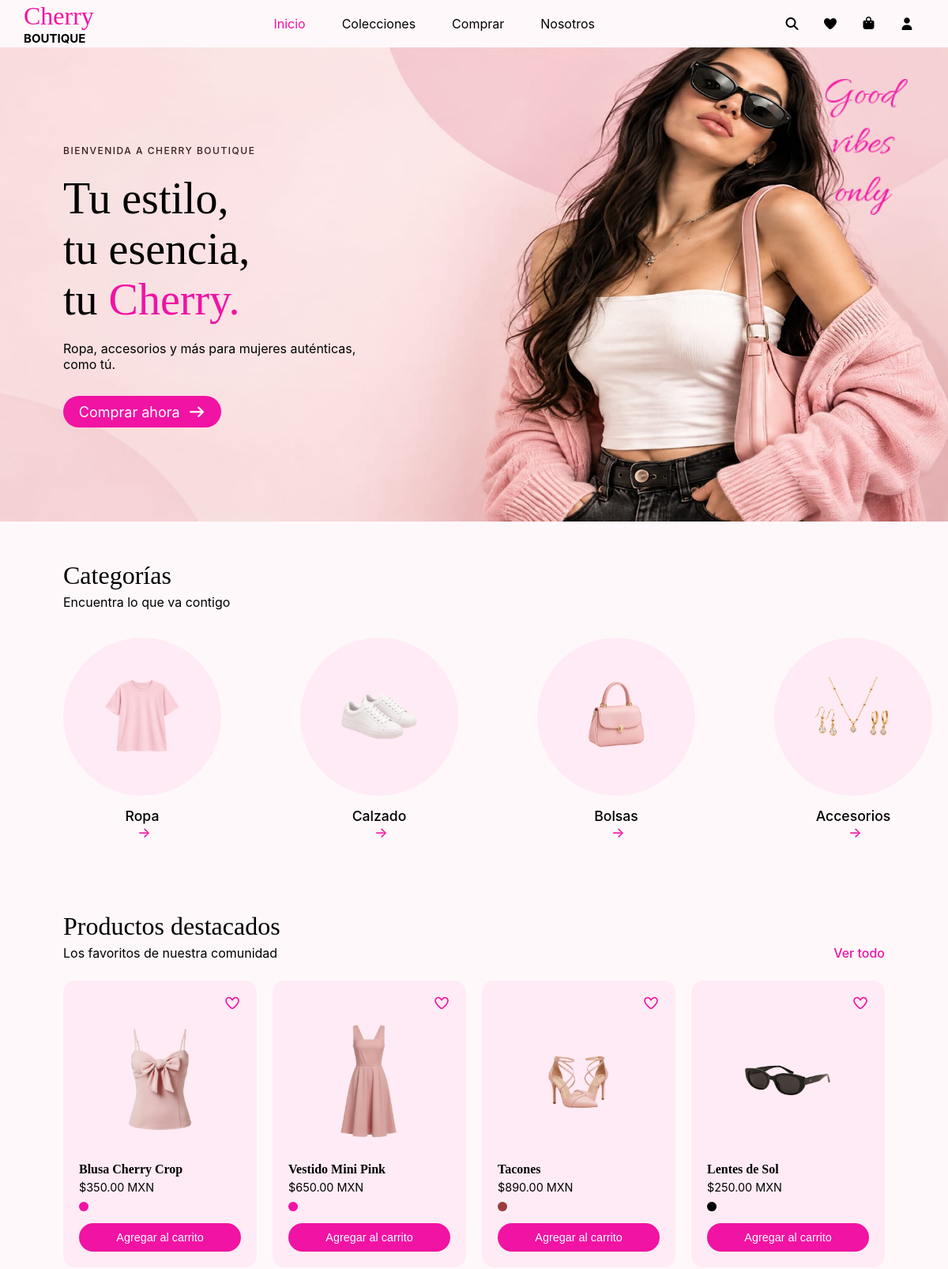
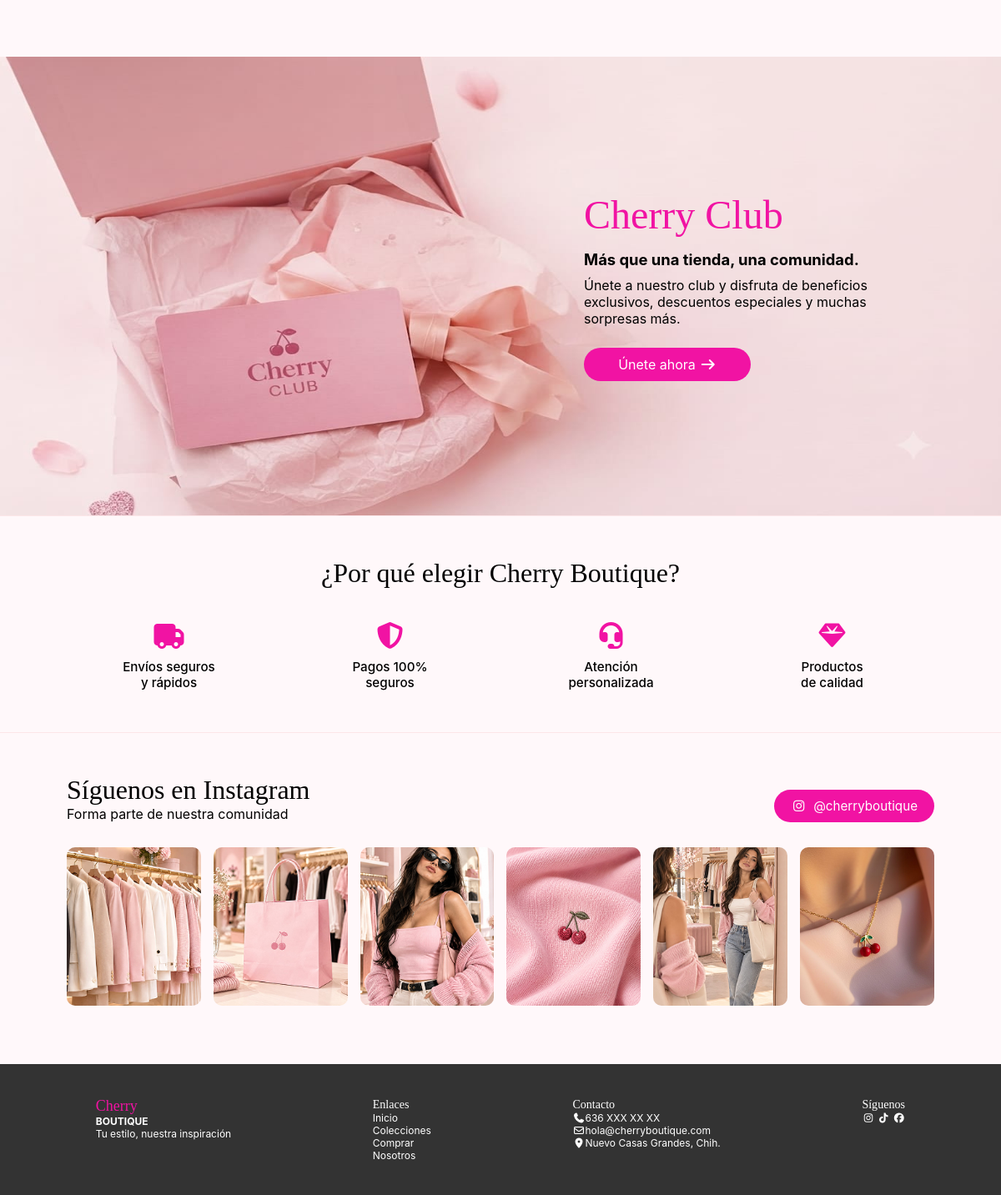
The page / on the database its author committed (2 pictures, top to bottom).
### tables this page shows
CREATE TABLE CATEGORIAS(
  ID_CATEGORIA     INT AUTO_INCREMENT PRIMARY KEY,
  NOMBRE_CATEGORIA VARCHAR(20),
  DESCRIPCION      VARCHAR(100)
);

CREATE TABLE PRODUCTOS(
  ID_PRODUCTO  INT AUTO_INCREMENT PRIMARY KEY,
  NOMBRE       VARCHAR(30),
  DESCRIPCION  VARCHAR(50),
  PRECIO       DECIMAL(10,2),
  EXISTENCIA   INT,
  COLOR        VARCHAR(15),
  TALLA        VARCHAR(5),
  ID_CATEGORIA INT,
  IMAGEN       VARCHAR(60) DEFAULT NULL,   
  DESTACADO    TINYINT(1)  DEFAULT 0      
);

### php/seguridad.php (called while the page is built, shortened)
<?php
require_once __DIR__ . "/funciones.php";
function estaLogueado(){ return isset($_SESSION['userData']); }

### php/funciones.php (called while the page is built, shortened)
<?php
function e($txt)
{
    return htmlspecialchars((string) $txt, ENT_QUOTES, 'UTF-8');
}
function dinero($n)
{
    return '$' . number_format((float) $n, 2) . ' MXN';
}
function claseColorInicio($color)
{
    $mapa = ['rosa' => 'puntorosaosc', 'rojo' => 'puntocafe', 'guinda' => 'puntocafe', 'negro' => 'puntonegro', 'blanco' => 'puntoblanco', 'cafe' => 'puntocafe', 'beige' => 'puntorosacla'];
    return $mapa[strtolower(trim($color))] ?? 'puntorosacla';
}

### index.php (the view, shortened to what this page needs)
<?php session_start();
include "./php/conexion.php";
include "./php/seguridad.php";
?>
<!DOCTYPE html>
<html lang="es">
<head>
    <link rel="stylesheet" href="https://cdnjs.cloudflare.com/ajax/libs/font-awesome/7.3.1/css/all.css"
>
    <link rel="stylesheet" href="./css/styles.css">
    <link rel="stylesheet" href="./css/media_querys.css">
    <link rel="stylesheet" href="./css/extra.css">
</head>
<body>
    <header>
        <div class="titulo">
            <h2 class="cherry rosa">Cherry</h2>
            <h4 class="boutique">BOUTIQUE</h4>
        </div>
        <div class="menu">
            <nav>
                <ul class="menu2">
                    <li class="rosa m1"><a href="index.php">Inicio</a></li>
                    <li class="m1"><a href="index2.php">Colecciones</a></li>
                    <li class="m1"><a href="index3.php">Comprar</a></li>
                    <li class="m1"><a href="index4.php">Nosotros</a></li>
                </ul>
            </nav>
        </div>
        <div class="iconos">
            <a href="index2.php" aria-label="Buscar productos"><i class="fa fa-magnifying-glass ic negro"></i></a>
            <a href="index2.php" aria-label="Ver favoritos"><i class="fa fa-heart ic negro"></i></a>
            <a href="index3.php" aria-label="Ver carrito"><i class="fa fa-bag-shopping ic negro"></i></a>
            <?php if (estaLogueado()) { ?>
                <a href="dash.php" aria-label="Mi cuenta" title="<?php echo e($_SESSION['userData']['name']); ?>"><i
                        class="fa fa-user ic negro"></i></a>
                <a href="php/logout.php" aria-label="Cerrar sesión" title="Cerrar sesión"><i
                        class="fa fa-right-from-bracket ic negro"></i></a>
            <?php } else { ?>
                <a href="login.php" aria-label="Iniciar sesión" title="Iniciar sesión"><i
                        class="fa fa-user ic negro"></i></a>
            <?php } ?>
        </div>
    </header>
    <section id="inicio">
        <main class="ini">
            <div class="inicont">
                <span class="sub">BIENVENIDA A CHERRY BOUTIQUE</span>
                <h1 class="tit">
                    Tu estilo,<br>
                    tu esencia,<br>
                    tu <span class="resaltar">Cherry.</span>
                </h1>
                <p class="descrip">
                    Ropa, accesorios y más para mujeres auténticas, <br>como tú.
                </p>
                <a href="index2.php" class="btncomprar">Comprar ahora<i class="fa fa-arrow-right"></i></a>
            </div>
            <div class="imgini">
                <img src="./img/Goodvibesonly.png" alt="Good vibes only" class="gvo">
            </div>
        </main>
    </section>
    <section id="categorias2">
        <h2 class="titsec">Categorías</h2>
        <p class="subsec">Encuentra lo que va contigo</p>
        <div class="gcat">
            <?php
            $imgCat = [1 => 'blu1.png', 2 => 'te1.png', 3 => 'bol1.png', 4 => 'acc1.png'];
            $rc = $conexion->query("SELECT ID_CATEGORIA, NOMBRE_CATEGORIA FROM CATEGORIAS WHERE ID_CATEGORIA <= 4 ORDER BY ID_CATEGORIA");
            while ($c = $rc->fetch_assoc()) { ?>
                <a href="index2.php?cat[]=<?php echo $c['ID_CATEGORIA']; ?>" class="catcarta">
                    <div class="circat">
                        <img src="./img/<?php echo $imgCat[$c['ID_CATEGORIA']] ?? 'blu1.png'; ?>"
                            alt="<?php echo e($c['NOMBRE_CATEGORIA']); ?> ">
                    </div>
                    <p><?php echo e($c['NOMBRE_CATEGORIA']); ?> <span class="flecha">→</span></p>
                </a>
            <?php } ?>
        </div>
    </section>
    <section id="destacados">
        <div class="encdes">
            <div>
                <h2 class="titsec">Productos destacados</h2>
                <p class="subsecc">Los favoritos de nuestra comunidad</p>
            </div>
            <a href="index2.php" class="vertodo">Ver todo</a>
        </div>
        <div class="gdest">
            <?php
            $rd = $conexion->query("SELECT * FROM PRODUCTOS WHERE DESTACADO = 1 ORDER BY ID_PRODUCTO LIMIT 4");
            while ($p = $rd->fetch_assoc()) { ?>
                <div class="prodcard">
                    <i class="fa-regular fa-heart cz"></i>
                    <img src="./img/<?php echo e($p['IMAGEN']); ?>" alt="<?php echo e($p['NOMBRE']); ?>" class="imgprod">
                    <h3 class="prodnom"><?php echo e($p['NOMBRE']); ?> </h3>
                    <p class="prodpre"><?php echo dinero($p['PRECIO']); ?> </p>
                    <div class="colores">
                        <span class="<?php echo claseColorInicio($p['COLOR']); ?>"></span>
                    </div>
                    <button class="btncarrito" type="button" onclick="location='index3.php'">Agregar al carrito</button>
                </div>
            <?php } ?>
        </div>
    </section>
    <section id="club">
        <div class="ut">
            <h2 class="cherryrosa">Cherry Club</h2>
            <p class="texp">Más que una tienda, una comunidad.</p>
            <p class="texs">Únete a nuestro club y disfruta de beneficios <br>
                exclusivos, descuentos especiales y muchas<br>
                sorpresas más.
            </p>
            <a href="index4.php" class="btnunir">Únete ahora<i class="fa fa-arrow-right"></i></a>
        </div>
    </section>
    <section id="benef">
        <h2 class="titsec">¿Por qué elegir Cherry Boutique?</h2>
        <div class="gbenef">
            <div class="benefit">
                <i class="fa fa-truck"></i>
                <p>Envíos seguros <br>y rápidos</p>
            </div>
            <div class="benefit">
                <i class="fa fa-shield-halved"></i>
                <p>Pagos 100% <br>seguros</p>
            </div>
            <div class="benefit">
                <i class="fa fa-headset"></i>
                <p>Atención <br> personalizada</p>
            </div>
            <div class="benefit">
                <i class="fa fa-gem"></i>
                <p>Productos <br> de calidad</p>
            </div>
        </div>
    </section>
    <section id="insta">
        <div class="titinsta">
            <div>
                <h2 class="titsecins">Síguenos en Instagram</h2>
                <p class="subsecins">Forma parte de nuestra comunidad</p>
            </div>
            <a href="https://instagram.com/cherryboutique" target="_blank" rel="noopener" class="btninsta">
                <i class="fa-brands fa-instagram"></i> @cherryboutique
            </a>
        </div>
        <div class="ginsta">
            <div class="instacard"><img src="./img/rack1.png" alt="Rack de la tienda" class="imginsta"></div>
            <div class="instacard"><img src="./img/bolsa1.png" alt="Bolsa de la tienda" class="imginsta"></div>
            <div class="instacard"><img src="./img/ft1.png" alt="Foto de la colección" class="imginsta"></div>
            <div class="instacard"><img src="./img/tela1.png" alt="Tela de una prenda" class="imginsta"></div>
            <div class="instacard"><img src="./img/espejo1.png" alt="Espejo de la boutique" class="imginsta"></div>
            <div class="instacard"><img src="./img/collar1.png" alt="Collar de la colección" class="imginsta"></div>
        </div>
    </section>
    <footer>
        <div class="logo">
            <h2 class="rosa">Cherry</h2>
            <p><strong>BOUTIQUE</strong></p>
            <p>Tu estilo, nuestra inspiración</p>
        </div>
        <div class="enlaces">
            <h3>Enlaces</h3>
            <a href="index.php">Inicio</a>
            <a href="index2.php">Colecciones</a>
            <a href="index3.php">Comprar</a>
            <a href="index4.php">Nosotros</a>
        </div>
        <div>
            <h3>Contacto</h3>
            <p><i class="fa-solid fa-phone"></i>636 XXX XX XX</p>
            <p><i class="fa-regular fa-envelope"></i>hola@cherryboutique.com</p>
            <p><i class="fa-solid fa-location-dot"></i>Nuevo Casas Grandes, Chih.</p>
        </div>
        <div>
            <h3>Síguenos</h3>
            <p class="redes">
                <i class="fa-brands fa-instagram"></i>
                <i class="fa-brands fa-tiktok"></i>
                <i class="fa-brands fa-facebook"></i>
            </p>
        </div>
    </footer>
</body>
</html>

### rows shown on the page
categorias: shows a picture, NOMBRE_CATEGORIA "Ropa"
categorias: shows a picture, NOMBRE_CATEGORIA "Calzado"
categorias: shows a picture, NOMBRE_CATEGORIA "Bolsas"
categorias: shows a picture, NOMBRE_CATEGORIA "Accesorios"
productos: IMAGEN (picture), NOMBRE "Blusa Cherry Crop", PRECIO "$350.00 MXN"
productos: IMAGEN (picture), NOMBRE "Vestido Mini Pink", PRECIO "$650.00 MXN"
productos: IMAGEN+NOMBRE (picture), NOMBRE "Tacones", PRECIO "$890.00 MXN"
productos: IMAGEN (picture), NOMBRE "Lentes de Sol", PRECIO "$250.00 MXN"
